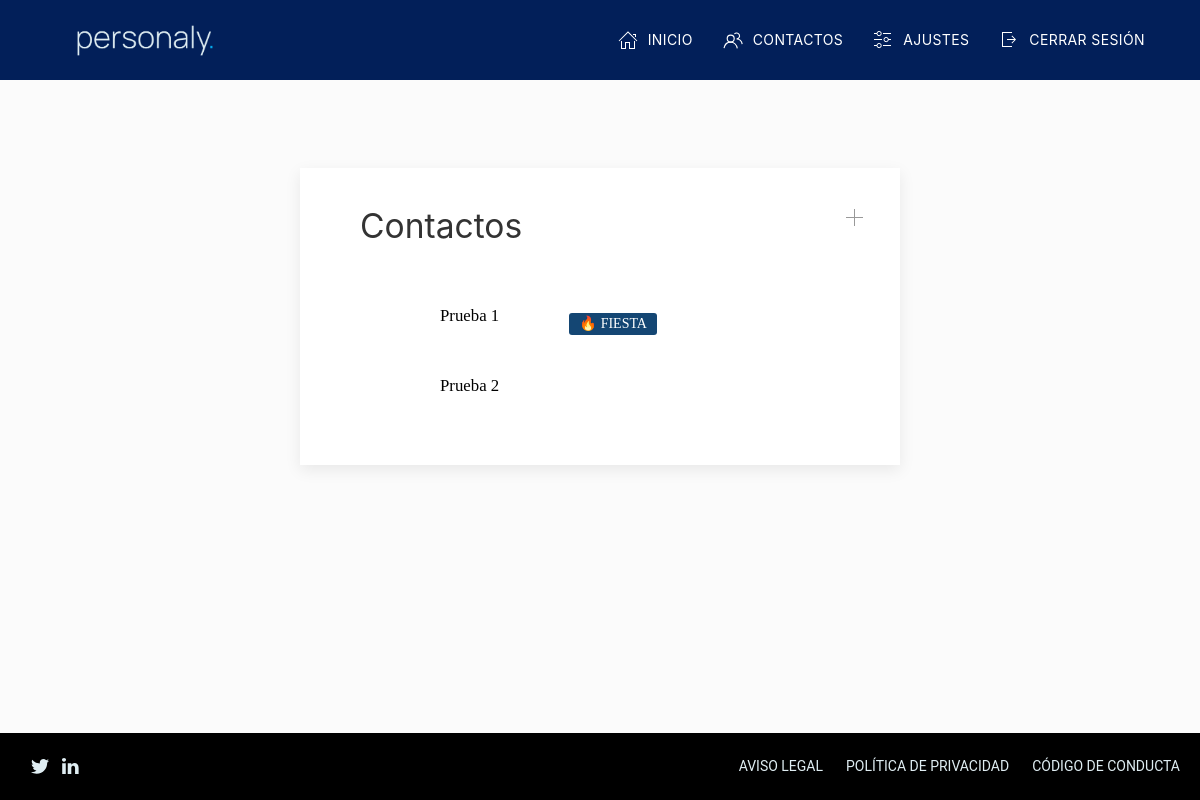
Before: /es/app/contacts/ (signed in) with the older database file.
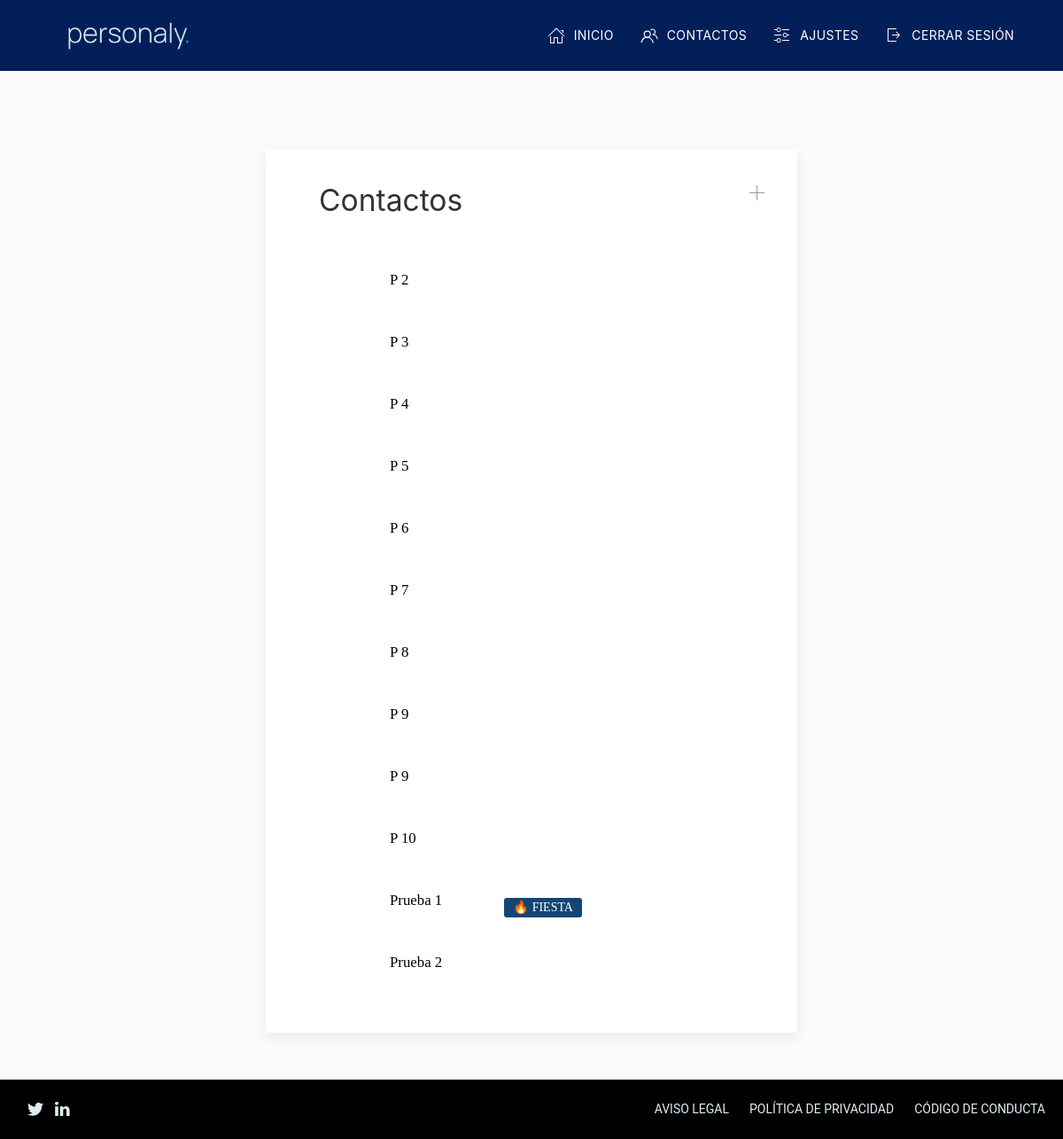
After: the same page with the newer database file.
### dashboard/models.py (models this page shows, shortened)
class Contact(models.Model):
    id = models.UUIDField(primary_key=True, default=uuid.uuid4, editable=False)
    owner = models.ForeignKey(User, on_delete=models.CASCADE)
    name = models.TextField()
    surnames = models.TextField()
    location = models.TextField(blank=True)
    phone = PhoneField(blank=True)
    created_at = models.DateTimeField(auto_now_add=True)
    url = models.SlugField(blank=True, max_length=255)
    image_contact = models.ImageField(blank=True, upload_to='images_contacts', null=True, verbose_name='imagecontact')
    active = models.BooleanField(default=True)

class TagContact(models.Model):
    icon = models.CharField(blank=False, max_length=10)
    text = models.TextField(blank=False, max_length=20)
    owner = models.ForeignKey(User, on_delete=models.CASCADE)
    contact = models.ForeignKey(Contact, on_delete=models.CASCADE)

### dashboard/views.py (the view)
# urls.py: path('contacts/', views.contacts_list_view, name='contacts'),
@login_required
def contacts_list_view(request, form_add_contact=AddContactForm, errors=False):
    owner = request.user
    list_contacts = Contact.objects.filter(owner=owner, active=True).order_by('name')
    count_contacts = len(list_contacts)
    list_tags = TagContact.objects.filter(owner=owner)
    return render(request, 'dashboard/contacts_list.html', {'contact_list': list_contacts, 'tags_list': list_tags,
                                                            'form_add_contact': form_add_contact,
                                                            'count_contacts': count_contacts,
                                                            'errors': errors})

### dashboard/templates/dashboard/contacts_list.html (shortened to what this page needs)
{% extends 'app/base_app.html' %}
{% load i18n %}
{% load static %}
{% block content_main %}
    <div class="container-app  ">
        <div class="uk-flex uk-flex-center">
            <div class="uk-card  uk-card-default uk-card-body uk-width-1-2@m">
                <div class="card-title uk-flex-inline uk-margin-left uk-margin-bottom">
                    <h1 class="uk-heading-medium">{% translate "Contactos" %}</h1>
                    <ul class="uk-iconnav btn-actions-tittle uk-flex-right">
                        <li><a href="#add_contact" class="uk-icon-link" uk-icon="icon: plus"
                               uk-tooltip="title: {% translate "Añadir contacto" %}; pos: bottom-left" uk-toggle></a>
                    </ul>
                </div>
                {% if count_contacts == 0 %}
                    <div class="uk-container">
                        <div class="uk-flex-middle" uk-grid>
                            <div class="uk-width-2-3@m uk-flex-first">
                                <div class="uk-margin-left">
                                    <p>Aún no tienes contactos en personaly, añádelos y empieza a simplificar tu
                                        vida.</p>
                                </div>
                                <div class="uk-text-center">
                                    <button class="uk-button uk-button-secondary uk-button-large" type="button"
                                            uk-toggle="target: #add_contact">{% translate "Añadir contacto" %}</button>
                                </div>
                            </div>
                            <div class="uk-width-1-3@m ">
                                <img class="uk-preserve" width="400"
                                     src="{% static 'img/app/add_contact.svg' %}" alt="Sin contactos" uk-svg>
                            </div>
                        </div>
                    </div>
                {% else %}
                    {% for contact in contact_list %}
                        {% include "dashboard/contact_list/contact_list_items.html" with contact=contact tags_list=tags_list %}
                    {% endfor %}
                {% endif %}
            </div>
        </div>
    </div>
{% endblock %}

### templates/app/base_app.html (shortened to what this page needs)
{% extends "minimal.html" %}
{% load i18n %}
{% load static %}
{% block content %}
    {% include "app/nav_app.html" %}
    <body id="app">
    {% block content_main %}{% endblock %}
    </body>
    {% include "app/footer_app.html" %}
{% endblock %}

### templates/minimal.html (shortened to what this page needs)
<!DOCTYPE html>
{% load static %}
<html lang="es">
<head>
    <link href="{% static 'css/app.css' %}" rel="stylesheet" type="text/css">
    <link rel="stylesheet" href="https://use.typekit.net/pxy8mka.css">
    <link href="{% static 'vendor/fontawesome/css/all.min.css' %}" rel="stylesheet" type="text/css">
</head>
{% block content %} {% endblock %}
</html>

### templates/app/nav_app.html (shortened to what this page needs)
{% load static %}
{% load i18n %}
<header class="navbar-app-web">
    <div class="uk-container">
        <nav class="" data-uk-navbar>
            <div class="uk-navbar-left">
                <a class="uk-navbar-item uk-logo" href="{% url 'app' %}"><img class="uk-preserve" src="{% static 'img/personaly-1.svg' %}" width="180" alt="personaly" uk-svg></a>
            </div>
            <div class="uk-navbar-right">
                <ul class="uk-navbar-nav uk-visible@m">
                    <li><a class="navbar-item" href="{% url 'app' %}"><span class="uk-margin-small-right uk-icon" data-uk-icon="icon: home"></span>{% translate "Inicio" %}</a></li>
                    <li><a class="navbar-item" href="{% url 'contacts' %}"><span class="uk-margin-small-right uk-icon" data-uk-icon="icon: users"></span>{% translate "Contactos" %}</a></li>
                    <li><a class="navbar-item" href="{% url 'settings' %}"><span class="uk-margin-small-right uk-icon" data-uk-icon="icon: settings"></span>{% translate "Ajustes" %}</a></li>
                    <li><a class="navbar-item" href="{% url 'logout' %}"><span class="uk-margin-small-right uk-icon" data-uk-icon="icon: sign-out"></span>{% translate "Cerrar Sesión" %}</a></li>
                    </ul>
            </div>
        </nav>
    </div>
</header>

### dashboard/templates/dashboard/contact_list/contact_list_items.html (shortened to what this page needs)
{% load i18n %}
{% load static %}
<div class="uk-margin-bottom">
    <a href="{% url 'contact' contact.url %}">
        <div class="uk-button app-button-contact uk-width-1-1 ">
            <div class="uk-flex-inline uk-flex-middle">
                <div class="uk-flex-left uk-flex-inline uk-flex-bottom">
                    <div class="container-image-contact">
                        {% if contact.image_contact %}
                            <img class="uk-border-circle image-contact" width="50" height="50"
                                 data-src="/media{{ contact.image_contact }}"
                                 alt="{{ contact.name }} {{ contact.surnames }}" uk-img>
                        {% else %}
                            <img class="uk-border-circle image-contact" width="50" height="50"
                                 data-src="{% static 'img/app/contact_holder.jpg' %}"
                                 alt="{{ contact.name }} {{ contact.surnames }}" uk-img>
                        {% endif %}
                    </div>
                    <div class="text-button-contact uk-margin-left uk-flex-middle uk-margin-right"
                         id="info">{{ contact.name }} {{ contact.surnames }}</div>
                    {% for tag in tags_list %}
                        <div class="uk-container uk-flex-inline uk-flex-middle ">
                            {% if tag.contact == contact %}
                                <div class="uk-label tag-contact">
                                    <span class="tag-emoji">{{ tag.icon }}</span>
                                    <span class="text-tag-contact">{{ tag.text }}</span>
                                </div>
                            {% endif %}
                        </div>
                    {% endfor %}
                </div>
            </div>
        </div>
    </a>
</div>

### dashboard/templates/dashboard/modals.html (shortened to what this page needs)
{% load i18n %}

### dashboard/templates/dashboard/modal/add_contact.html (shortened to what this page needs)
{% load i18n %}

### dashboard/templates/dashboard/modal/edit_contact.html (shortened to what this page needs)
{% load i18n %}

### templates/app/footer_app.html
{% load i18n %}
<footer id="footer_app" class="uk-margin-large-top">
    <div class="uk-flex-inline uk-flex-middle" uk-grid>
        <ul class="footer-left uk-iconnav uk-margin-left">
            <li><a href="#" class="icon-footer" uk-icon="icon: twitter"></a></li>
            <li><a href="#" class="icon-footer" uk-icon="icon: linkedin"></a></li>
        </ul>
        <div class="footer-right uk-flex-last">
            <a href="{% url 'legal_warning' %}"
               class="uk-button uk-button-text text-line uk-margin-right">{% translate "Aviso Legal" %}</a>
            <a href="{% url 'privacy_policy' %}"
               class="uk-button uk-button-text text-line uk-margin-right">{% translate "Política de Privacidad" %}</a>
            <a href="{% url 'code_conduct' %}"
               class="uk-button uk-button-text text-line uk-margin-right">{% translate "Código de Conducta" %}</a>
        </div>
    </div>
</footer>

Changed rows visible on the page:
added Contact: name "P", surnames "2"
added Contact: name "P", surnames "3"
added Contact: name "P", surnames "4"
added Contact: name "P", surnames "5"
added Contact: name "P", surnames "6"
added Contact: name "P", surnames "7"
added Contact: name "P", surnames "8"
added Contact: name "P", surnames "9"
added Contact: name "P", surnames "9"
added Contact: name "P", surnames "10"
